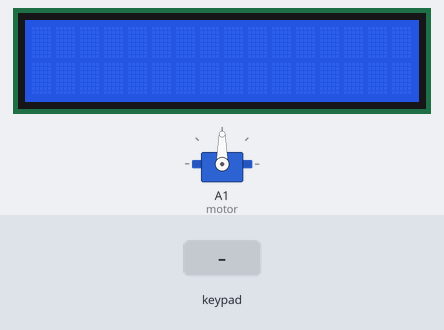
A sketch run on a simulated Arduino Uno, built with avr-gcc and run on an emulated ATmega328P. On the bench: servo, 16×2 character LCD. The inputs (shaded band) are chosen by the test bench. EEPROM starts erased.

Above: at 1.2 s.
1.3 s: keypad keys 5 4 3 2 D pressed 0.4 s apart
At 4.2 s:
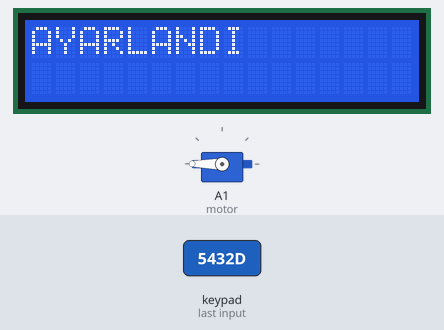
4.8 s: keypad keys 6 7 8 9 D pressed 0.4 s apart
At 5.4 s:
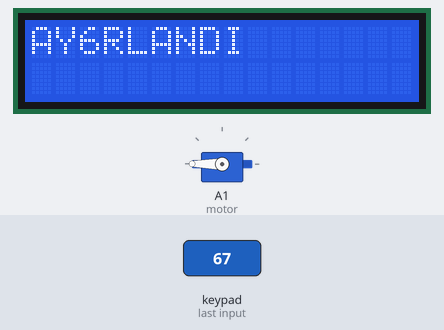
8.3 s: key '7' pressed
At 9.5 s:
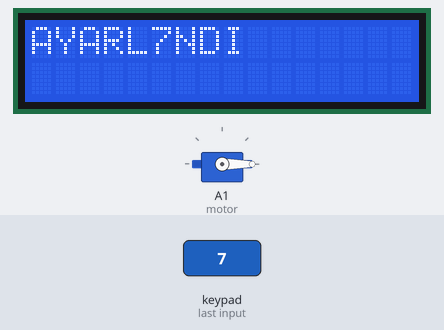
9.8 s: keypad keys 5 4 3 2 pressed 0.4 s apart
At 11.4 s:
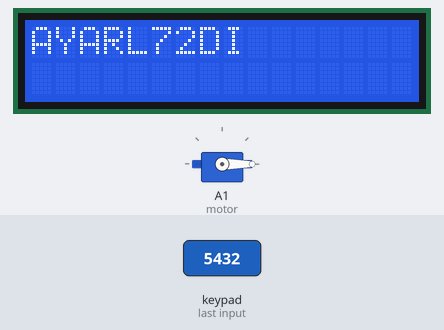
12.9 s: keypad keys 1 3 9 7 pressed 0.4 s apart
At 15.2 s:
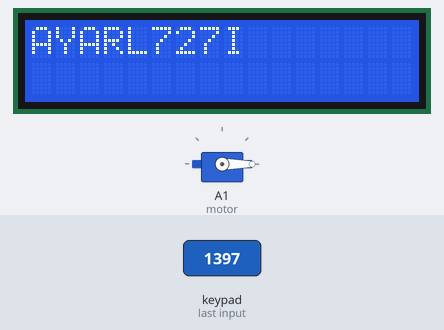
16.0 s: key '8' pressed
At 16.6 s:
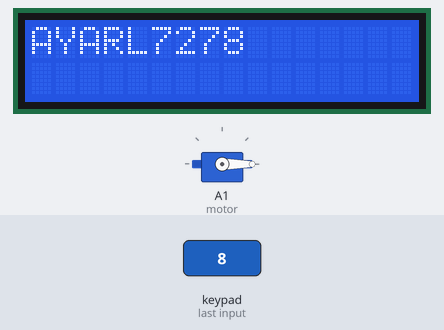
Timing chart, 0 to 18.5 s (numbered marks = the images above; inputs shaded):
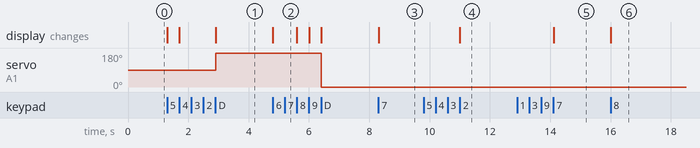

The sketch:

SERVO_AYARLAMA.ino
```cpp
#include <EEPROM.h>
#include <LiquidCrystal.h>
#include <Servo.h>
#include <Keypad.h>

Servo motor;
LiquidCrystal lcd(10,11,A2,A3,A4,A5);
const byte ROWS = 4; //four rows
const byte COLS = 4; //four columns
char keys[ROWS][COLS] = {
  {'7','8','9','A'},
  {'4','5','6','B'},
  {'1','2','3','C'},
  {'*','0','#','D'}
  };
byte rowPins[ROWS] = {5,4,3,2};
byte colPins[COLS] = {6, 7, 8, 9};
int derece,derec,i=0,oku;
Keypad keypad = Keypad( makeKeymap(keys), rowPins, colPins, ROWS, COLS );
void setup() {
  motor.attach(A1);
  lcd.begin(16,2);
  lcd.setCursor(0,0);
  /*lcd.print("DERECE GIRIN");
  delay(2000);*/
  lcd.clear();
}

void loop() {
  char key = keypad.getKey();
  if(key)
  {
    if(key != 'A' && key != 'B' && key != 'C' && key != 'D' && key != '#' && key != '*')
    {
    derec=derec*10+(key-48);
    if(derec<175)
    {
    lcd.setCursor(i,0);
    lcd.print(key);
    i++;
    }
    else if(derec>175){}
    }
    if(key=='D')
    {
      lcd.clear();
      lcd.setCursor(0,0);
      lcd.print("AYARLANDI");
      EEPROM.write(0,derec);
      motor.write(derec);
    }
    if(key=='A')
    {
      oku=EEPROM.read(0);
      lcd.clear();
      lcd.setCursor(0,0);
      lcd.print(oku);
    }
  }
}
```

Measured:
- after the input at 1.3 s, servo on A1 (motor): 90° → 180° after 1.6 s; the display: first changes at once (image 1 shows a later state)
- after the input at 4.8 s, servo on A1 (motor): 180° → 0° after 1.6 s; the display: changes at once (image 2)
- after the input at 8.3 s, the display: changes at once (image 3)
- after the input at 9.8 s, the display: changes after 1.2 s (image 4)
- after the input at 12.9 s, the display: changes after 1.2 s (image 5)
- after the input at 16.0 s, the display: changes at once (image 6)
